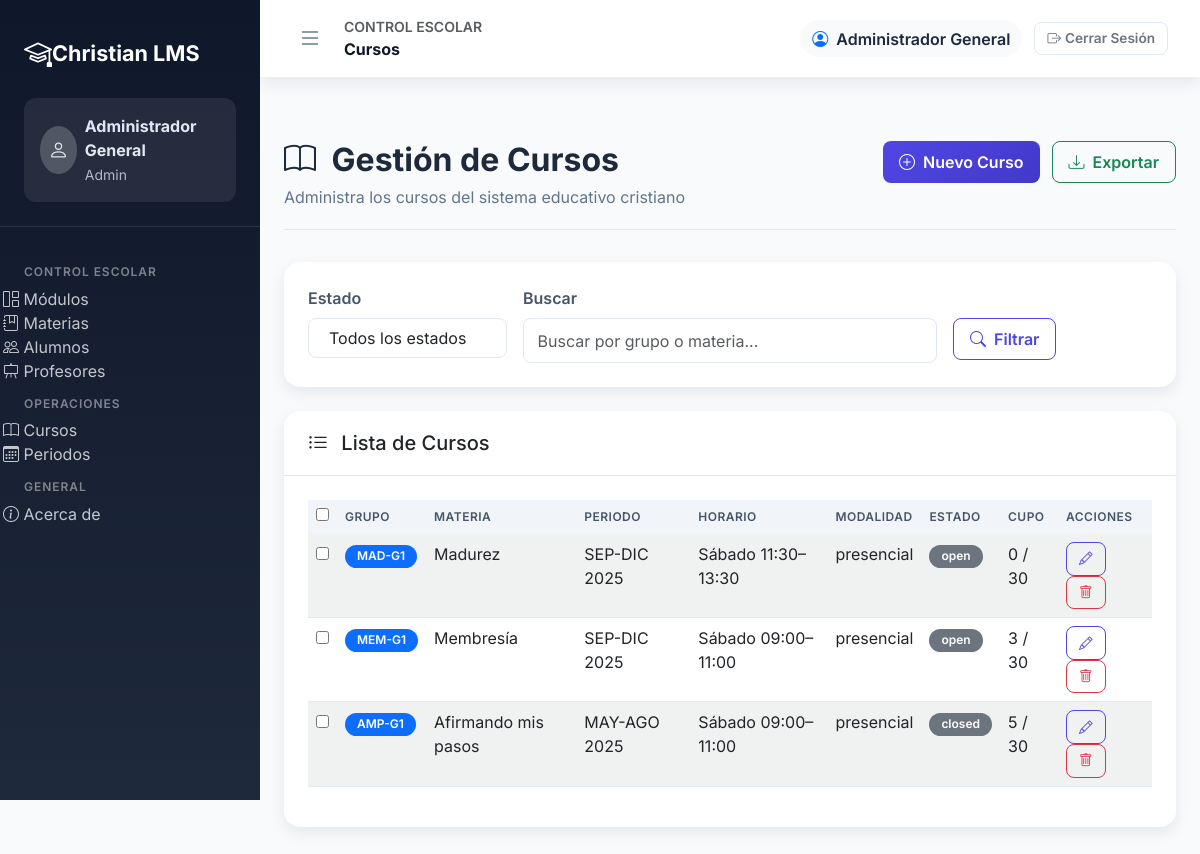
The page /courses (signed in) on the database its author committed.
### tables this page shows
CREATE TABLE `courses` (
  `id` int(10) UNSIGNED NOT NULL,
  `term_id` int(10) UNSIGNED NOT NULL,
  `subject_id` int(10) UNSIGNED NOT NULL,
  `group_name` varchar(80) NOT NULL,
  `schedule_label` varchar(120) NOT NULL,
  `modality` enum('zoom','presencial','mixto') NOT NULL DEFAULT 'zoom',
  `zoom_url` varchar(500) DEFAULT NULL,
  `pdf_path` varchar(255) DEFAULT NULL,
  `capacity` int(10) UNSIGNED NOT NULL DEFAULT '0',
  `status` enum('open','closed','archived') NOT NULL DEFAULT 'open',
  `created_at` timestamp NOT NULL DEFAULT CURRENT_TIMESTAMP,
  `updated_at` timestamp NOT NULL DEFAULT CURRENT_TIMESTAMP ON UPDATE CURRENT_TIMESTAMP
);

CREATE TABLE `subjects` (
  `id` int(10) UNSIGNED NOT NULL,
  `code` varchar(30) NOT NULL,
  `name` varchar(160) NOT NULL,
  `module_id` int(10) UNSIGNED DEFAULT NULL,
  `module` enum('I','II','III') DEFAULT NULL,
  `description` text,
  `is_active` tinyint(1) NOT NULL DEFAULT '1',
  `created_at` timestamp NOT NULL DEFAULT CURRENT_TIMESTAMP,
  `updated_at` timestamp NOT NULL DEFAULT CURRENT_TIMESTAMP ON UPDATE CURRENT_TIMESTAMP
);

CREATE TABLE `terms` (
  `id` int(10) UNSIGNED NOT NULL,
  `code` varchar(30) NOT NULL,
  `name` varchar(120) NOT NULL,
  `start_date` date DEFAULT NULL,
  `inscriptions_start` date NOT NULL,
  `inscriptions_end` date NOT NULL,
  `term_start` date NOT NULL,
  `term_end` date NOT NULL,
  `status` enum('draft','active','closed') NOT NULL DEFAULT 'draft',
  `created_at` timestamp NOT NULL DEFAULT CURRENT_TIMESTAMP,
  `updated_at` timestamp NOT NULL DEFAULT CURRENT_TIMESTAMP ON UPDATE CURRENT_TIMESTAMP,
  `enrollment_start` date DEFAULT NULL,
  `enrollment_end` date DEFAULT NULL
);

### src/UI/Views/courses/index.php (the view, shortened to what this page needs)
<?php
$basePath = rtrim($basePath ?? '', '/');
?>
<div class="container-xxl app-content">
    <div class="page-header">
        <div>
            <h1 class="page-title"><i class="bi bi-book me-2"></i> Gestión de Cursos</h1>
            <p class="page-subtitle">Administra los cursos del sistema educativo cristiano</p>
        </div>
        <div class="page-header-actions">
            <button class="btn btn-primary" data-bs-toggle="modal" data-bs-target="#createCourseModal">
                <i class="bi bi-plus-circle me-1"></i> Nuevo Curso
            </button>
            <button class="btn btn-outline-success" id="exportCourses">
                <i class="bi bi-download me-1"></i> Exportar
            </button>
        </div>
    </div>
    <div class="row mb-4">
        <div class="col-12">
            <div class="card filter-card">
                <div class="card-body">
                    <form class="row g-3" id="courseFilters" method="GET" action="<?= htmlspecialchars($basePath . '/courses') ?>">
                        <div class="col-md-3">
                            <label for="statusFilter" class="form-label">Estado</label>
                        </div>
                        <div class="col-md-6">
                            <label for="searchFilter" class="form-label">Buscar</label>
                            <input type="text" class="form-control" id="searchFilter" name="search" placeholder="Buscar por grupo o materia..." value="<?= htmlspecialchars($filters['search'] ?? '') ?>">
                        </div>
                        <div class="col-md-3">
                            <label class="form-label">&nbsp;</label>
                            <div>
                                <button type="submit" class="btn btn-outline-primary">
                                    <i class="bi bi-search me-1"></i> Filtrar
                                </button>
                            </div>
                        </div>
                    </form>
                </div>
            </div>
        </div>
    </div>
    <div class="row">
        <div class="col-12">
            <div class="card">
                <div class="card-header">
                    <h5 class="mb-0"><i class="bi bi-list-ul me-2"></i> Lista de Cursos</h5>
                </div>
                <div class="card-body">
                    <div class="table-responsive">
                        <table class="table table-striped table-hover" id="coursesTable">
                            <thead>
                                <tr>
                                    <th><input type="checkbox" id="selectAll"></th>
                                    <th>Grupo</th>
                                    <th>Materia</th>
                                    <th>Periodo</th>
                                    <th>Horario</th>
                                    <th>Modalidad</th>
                                    <th>Estado</th>
                                    <th>Cupo</th>
                                    <th>Acciones</th>
                                </tr>
                            </thead>
                            <tbody>
                                <?php if (empty($courses)): ?>
                                    <tr>
                                        <td colspan="9" class="text-center text-muted">No hay cursos registrados.</td>
                                    </tr>
                                <?php else: ?>
                                    <?php foreach ($courses as $course): ?>
                                        <?php
                                        $capacity = $course['capacity'] ?? null;
                                        $enrollmentCount = (int) ($course['enrollment_count'] ?? 0);
                                        ?>
                                        <tr>
                                            <td><input type="checkbox" class="course-checkbox" value="<?= (int) $course['id'] ?>"></td>
                                            <td><span class="badge bg-primary"><?= htmlspecialchars($course['group_name'] ?? 'N/A') ?></span></td>
                                            <td><?= htmlspecialchars($course['subject_name'] ?? '') ?></td>
                                            <td><?= htmlspecialchars($course['term_name'] ?? 'Sin periodo') ?></td>
                                            <td><?= htmlspecialchars($course['schedule_label'] ?? 'Por definir') ?></td>
                                            <td><?= htmlspecialchars($course['modality'] ?? 'N/A') ?></td>
                                            <td><span class="badge bg-<?= in_array(($course['status'] ?? ''), ['active', 'published'], true) ? 'success' : (($course['status'] ?? '') === 'draft' ? 'warning' : 'secondary') ?>">
                                                <?= htmlspecialchars($course['status'] ?? 'N/A') ?>
                                            </span></td>
                                            <td><?= $capacity ? sprintf('%d / %d', $enrollmentCount, $capacity) : $enrollmentCount ?></td>
                                            <td>
                                                <button
                                                    type="button"
                                                    class="btn btn-sm btn-outline-primary"
                                                    data-course-edit
                                                    data-id="<?= (int) $course['id'] ?>"
                                                    data-group-name="<?= htmlspecialchars($course['group_name'] ?? '', ENT_QUOTES) ?>"
                                                    data-subject-id="<?= (int) ($course['subject_id'] ?? 0) ?>"
                                                    data-term-id="<?= (int) ($course['term_id'] ?? 0) ?>"
                                                    data-status="<?= htmlspecialchars($course['status'] ?? '', ENT_QUOTES) ?>"
                                                    data-schedule-label="<?= htmlspecialchars($course['schedule_label'] ?? '', ENT_QUOTES) ?>"
                                                    data-modality="<?= htmlspecialchars($course['modality'] ?? '', ENT_QUOTES) ?>"
                                                    data-capacity="<?= (int) ($course['capacity'] ?? 0) ?>"
                                                >
                                                    <i class="bi bi-pencil"></i>
                                                </button>
                                                <button
                                                    type="button"
                                                    class="btn btn-sm btn-outline-danger"
                                                    data-course-delete
                                                    data-id="<?= (int) $course['id'] ?>"
                                                    data-name="<?= htmlspecialchars($course['group_name'] ?? '', ENT_QUOTES) ?>"
                                                >
                                                    <i class="bi bi-trash"></i>
                                                </button>
                                            </td>
                                        </tr>
                                    <?php endforeach; ?>
                                <?php endif; ?>
                            </tbody>
                        </table>
                    </div>
                </div>
            </div>
        </div>
    </div>
</div>

### rows shown on the page
courses: group_name "MAD-G1", subject.name "Madurez", term.name "SEP-DIC 2025", schedule_label "Sábado 11:30–13:30", modality "presencial", status "open", enrollmentCount "0", capacity "30"
courses: group_name "MEM-G1", subject.name "Membresía", term.name "SEP-DIC 2025", schedule_label "Sábado 09:00–11:00", modality "presencial", status "open", enrollmentCount "3", capacity "30"
courses: group_name "AMP-G1", subject.name "Afirmando mis pasos", term.name "MAY-AGO 2025", schedule_label "Sábado 09:00–11:00", modality "presencial", status "closed", enrollmentCount "5", capacity "30"

### other values the page prints
$displayName "Administrador General"
ucfirst($userRole) ?: 'Usuario' "Admin"
$displayTitle "Cursos"
